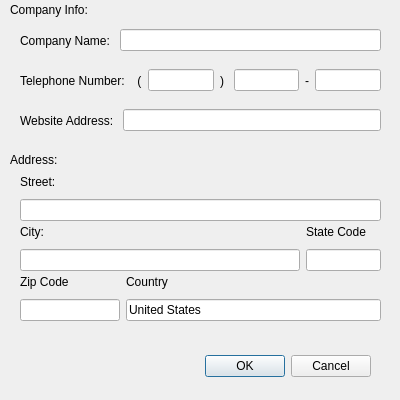
<?xml version="1.0" encoding="UTF-8"?>
<ui version="4.0">
 <class>CompanyInfoDialog</class>
 <widget class="QDialog" name="CompanyInfoDialog">
  <property name="geometry">
   <rect>
    <x>0</x>
    <y>0</y>
    <width>400</width>
    <height>400</height>
   </rect>
  </property>
  <property name="sizePolicy">
   <sizepolicy hsizetype="Preferred" vsizetype="Preferred">
    <horstretch>0</horstretch>
    <verstretch>0</verstretch>
   </sizepolicy>
  </property>
  <property name="minimumSize">
   <size>
    <width>400</width>
    <height>400</height>
   </size>
  </property>
  <property name="maximumSize">
   <size>
    <width>400</width>
    <height>400</height>
   </size>
  </property>
  <property name="windowTitle">
   <string>Company Information</string>
  </property>
  <widget class="QDialogButtonBox" name="buttonBox">
   <property name="geometry">
    <rect>
     <x>30</x>
     <y>350</y>
     <width>341</width>
     <height>32</height>
    </rect>
   </property>
   <property name="orientation">
    <enum>Qt::Orientation::Horizontal</enum>
   </property>
   <property name="standardButtons">
    <set>QDialogButtonBox::StandardButton::Cancel|QDialogButtonBox::StandardButton::Ok</set>
   </property>
  </widget>
  <widget class="QWidget" name="horizontalLayoutWidget">
   <property name="geometry">
    <rect>
     <x>20</x>
     <y>20</y>
     <width>361</width>
     <height>41</height>
    </rect>
   </property>
   <layout class="QHBoxLayout" name="companyName">
    <item>
     <widget class="QLabel" name="label_cName">
      <property name="text">
       <string>Company Name: </string>
      </property>
     </widget>
    </item>
    <item>
     <widget class="QLineEdit" name="lineEdit_companyName">
      <property name="maxLength">
       <number>80</number>
      </property>
     </widget>
    </item>
   </layout>
  </widget>
  <widget class="QWidget" name="horizontalLayoutWidget_2">
   <property name="geometry">
    <rect>
     <x>20</x>
     <y>60</y>
     <width>361</width>
     <height>41</height>
    </rect>
   </property>
   <layout class="QHBoxLayout" name="telephone">
    <item>
     <widget class="QLabel" name="label_number">
      <property name="text">
       <string>Telephone Number: </string>
      </property>
     </widget>
    </item>
    <item>
     <widget class="QLabel" name="label_5">
      <property name="text">
       <string> (</string>
      </property>
     </widget>
    </item>
    <item>
     <widget class="QLineEdit" name="lineEdit_companyTeleArea">
      <property name="maxLength">
       <number>3</number>
      </property>
     </widget>
    </item>
    <item>
     <widget class="QLabel" name="label_4">
      <property name="text">
       <string>) </string>
      </property>
     </widget>
    </item>
    <item>
     <widget class="QLineEdit" name="lineEdit_companyTelePrefix">
      <property name="maxLength">
       <number>3</number>
      </property>
     </widget>
    </item>
    <item>
     <widget class="QLabel" name="label_3">
      <property name="text">
       <string>-</string>
      </property>
     </widget>
    </item>
    <item>
     <widget class="QLineEdit" name="lineEdit_companyTeleNumber">
      <property name="maxLength">
       <number>4</number>
      </property>
     </widget>
    </item>
   </layout>
  </widget>
  <widget class="QWidget" name="horizontalLayoutWidget_3">
   <property name="geometry">
    <rect>
     <x>20</x>
     <y>100</y>
     <width>361</width>
     <height>41</height>
    </rect>
   </property>
   <layout class="QHBoxLayout" name="website">
    <item>
     <widget class="QLabel" name="label_url">
      <property name="text">
       <string>Website Address: </string>
      </property>
     </widget>
    </item>
    <item>
     <widget class="QLineEdit" name="lineEdit_companyWebsite">
      <property name="maxLength">
       <number>80</number>
      </property>
     </widget>
    </item>
   </layout>
  </widget>
  <widget class="QLabel" name="label_addr">
   <property name="geometry">
    <rect>
     <x>10</x>
     <y>150</y>
     <width>51</width>
     <height>20</height>
    </rect>
   </property>
   <property name="text">
    <string>Address:</string>
   </property>
  </widget>
  <widget class="QWidget" name="verticalLayoutWidget">
   <property name="geometry">
    <rect>
     <x>20</x>
     <y>170</y>
     <width>361</width>
     <height>51</height>
    </rect>
   </property>
   <layout class="QVBoxLayout" name="street">
    <item>
     <widget class="QLabel" name="label_street">
      <property name="text">
       <string>Street:</string>
      </property>
     </widget>
    </item>
    <item>
     <widget class="QLineEdit" name="lineEdit_companyAddrStreet"/>
    </item>
   </layout>
  </widget>
  <widget class="QWidget" name="gridLayoutWidget">
   <property name="geometry">
    <rect>
     <x>20</x>
     <y>220</y>
     <width>361</width>
     <height>51</height>
    </rect>
   </property>
   <layout class="QGridLayout" name="cityState">
    <item row="0" column="0">
     <widget class="QLabel" name="label_city">
      <property name="text">
       <string>City:</string>
      </property>
     </widget>
    </item>
    <item row="1" column="0">
     <widget class="QLineEdit" name="lineEdit_companyAddrCity">
      <property name="minimumSize">
       <size>
        <width>0</width>
        <height>0</height>
       </size>
      </property>
     </widget>
    </item>
    <item row="0" column="1">
     <widget class="QLabel" name="label_state">
      <property name="text">
       <string>State Code</string>
      </property>
     </widget>
    </item>
    <item row="1" column="1">
     <widget class="QLineEdit" name="lineEdit_companyAddrState">
      <property name="maximumSize">
       <size>
        <width>75</width>
        <height>16777215</height>
       </size>
      </property>
      <property name="maxLength">
       <number>2</number>
      </property>
     </widget>
    </item>
   </layout>
  </widget>
  <widget class="QWidget" name="gridLayoutWidget_2">
   <property name="geometry">
    <rect>
     <x>20</x>
     <y>270</y>
     <width>361</width>
     <height>51</height>
    </rect>
   </property>
   <layout class="QGridLayout" name="zipCountry">
    <item row="1" column="0">
     <widget class="QLineEdit" name="lineEdit_companyAddrZip">
      <property name="maximumSize">
       <size>
        <width>100</width>
        <height>16777215</height>
       </size>
      </property>
      <property name="text">
       <string/>
      </property>
     </widget>
    </item>
    <item row="1" column="1">
     <widget class="QLineEdit" name="lineEdit_companyAddrCountry">
      <property name="text">
       <string>United States</string>
      </property>
     </widget>
    </item>
    <item row="0" column="0">
     <widget class="QLabel" name="label_zip">
      <property name="text">
       <string>Zip Code</string>
      </property>
     </widget>
    </item>
    <item row="0" column="1">
     <widget class="QLabel" name="label_country">
      <property name="text">
       <string>Country</string>
      </property>
     </widget>
    </item>
   </layout>
  </widget>
  <widget class="QLabel" name="label_info">
   <property name="geometry">
    <rect>
     <x>10</x>
     <y>0</y>
     <width>91</width>
     <height>20</height>
    </rect>
   </property>
   <property name="text">
    <string>Company Info:</string>
   </property>
  </widget>
 </widget>
 <resources/>
 <connections>
  <connection>
   <sender>buttonBox</sender>
   <signal>accepted()</signal>
   <receiver>CompanyInfoDialog</receiver>
   <slot>accept()</slot>
   <hints>
    <hint type="sourcelabel">
     <x>248</x>
     <y>254</y>
    </hint>
    <hint type="destinationlabel">
     <x>157</x>
     <y>274</y>
    </hint>
   </hints>
  </connection>
  <connection>
   <sender>buttonBox</sender>
   <signal>rejected()</signal>
   <receiver>CompanyInfoDialog</receiver>
   <slot>reject()</slot>
   <hints>
    <hint type="sourcelabel">
     <x>316</x>
     <y>260</y>
    </hint>
    <hint type="destinationlabel">
     <x>286</x>
     <y>274</y>
    </hint>
   </hints>
  </connection>
 </connections>
</ui>
